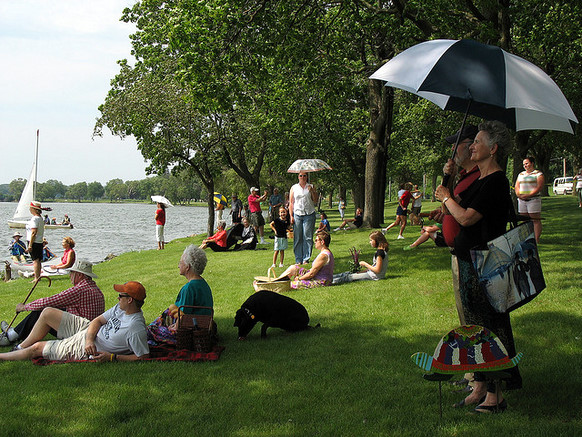
#> input picture parkPhoto.jpg, 582 x 437 px
$ python main.py
#> lines starting #> are read from the running program, lines starting #| are printed output that depends on the picture
from PIL import Image
from typing import List, Tuple
from dataclasses import dataclass, field
import random

from collections import deque
import numpy as np

@dataclass
class point:
    pt: Tuple[int,int]
    color: Tuple[int, int, int]
    dc: int # current distance to center -- used to make circles
    center: Tuple[int,int] # center from which a point is discovered

    # returns true if a center should be added to the queue valid neighbor
    def checksout(self, img: Image, proc: np.ndarray) -> bool:
        # want pt to be t1: in range (0 to w), t2: py in range 0 to h, t3: not processed
        x, y = self.pt
        t1 = x in range(img.width) # integer space
        t2 = y in range(img.height)
        t3 = False # available for processing
                    # need to set value for t3 before calling it again below

        if t1 and t2:
            t3 = not proc[x,y]
        return t1 and t2 and t3

    def dist(self,p1:Tuple[int,int],p2:Tuple[int,int])-> int: # Euclidean-ish distance
        return ((p1[0]-p2[0])*(p1[0]-p2[0])) + ((p1[1] - p2[1]) * (p1[1] - p2[1]))

    def neighbors(self):
        x, y = self.pt
        # define neighbors
        retneigh = [] # list of points
        neigh = [(x, y-1),(x-1,y-1),(x-1,y),(x-1,y+1),(x,y+1),(x+1,y+1),(x+1,y),(x+1,y-1)]
        for n in neigh:
            if self.dist(n,self.center) <= (self.dc+1)**2: # neighbor is within the next circle
                                            # self.dc + 1 indicates the next circle
                retneigh.append(point(n,self.color,self.dc+1,self.center))
        return retneigh


@dataclass
class centers:

    ctrs: List[point] = field(default_factory=list) # only data of centers class

    def __init__(self,img:Image, density: float): # constructor which gets called when you instantiate
        pixels = img.load() # pixels loaded from image into a variable (table of points)
        self.ctrs = []
        num_pixels = density * img.width * img.height
        for c in range(int(num_pixels)):
            x = random.randint(0, img.width-1)
            y = random.randint(0, img.height-1)
            self.ctrs.append(point((x,y),pixels[x,y],0,(x,y)))

# -------------------------------------------------------------------------------------------

# boilerplate for handling images in PIL
# open an image, create new centers, load the pixels we're setting
im = Image.open("parkPhoto.jpg")
#> im is the input picture: PIL image 582x437 RGB; mean R, G, B 88, 95.7, 68.7

center_points = centers(im, 0.1) # collection of centers
#> after the loop in __init__, `for c in range(int(num_pixels)):`: self.ctrs = 25433 items

im_out = Image.new('RGB', (im.width,
                           im.height), (255, 255, 255))
#> im_out: PIL image 582x437 RGB; every value is 255

pixels = im_out.load()

q = deque() # Using a deque because python has no queue!
processed = np.full((im_out.width, im_out.height), False) # GIVEN use numpy to make a boolean array used to mark progress
    # creates boolean map of pixels in our grid to indicate whether that pixel has been processed already.
    # End goal: all values in processed == True

# process and enqueue the centers
for c in center_points.ctrs:
    cx,cy = c.pt # give better names to the point of c.
    # mark as processed
    processed[cx,cy] = True
    # put color in right place on new image
    pixels[cx,cy] = c.color
    # enqueue center
    q.append(c) # deque's version of enqueue
#> this loop made 25433 passes
#> (cx, cy) on passes 1 to 3: (394, 388), (430, 20), (265, 261)
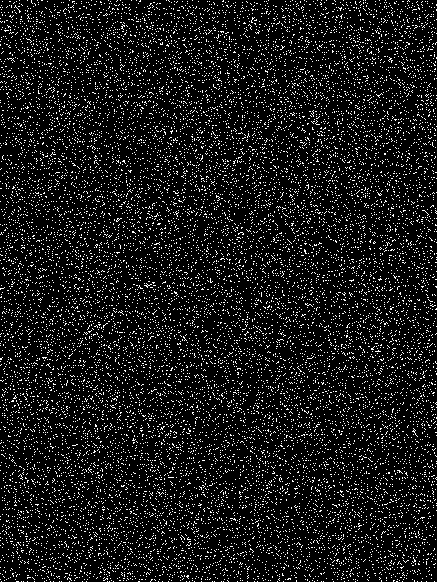
#> processed: shape (582, 437) bool; 9.5% white in thin lines or dots

while q:  # while queue is not empty
    # dequeue a point v
    v = q.popleft() # popleft is deque function

    for n in v.neighbors():
        if n.checksout(im, processed):
            nx, ny = n.pt # give better names to the point of n.
            # mark as processed
            processed[nx, ny] = True
            # put color in right place on new image
            pixels[nx, ny] = n.color
            # enqueue neighbor
            q.append(n) # deque's version of enque
#> this loop made 255545 passes
#> processed: shape (582, 437) bool; every value is 1

im_out.save('vorPark.jpg')
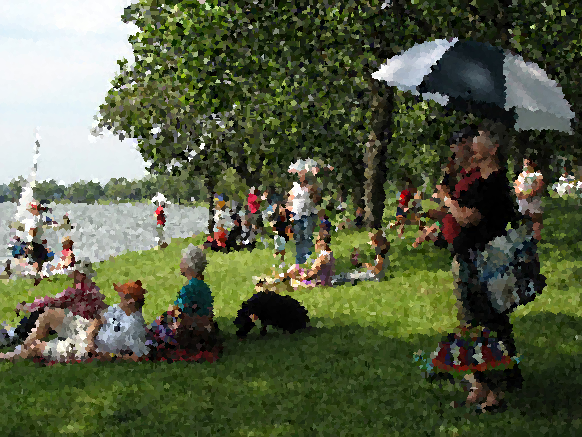
#> saved as vorPark.jpg: PIL image 582x437 RGB; mean R, G, B 87.8, 95.4, 68.3
